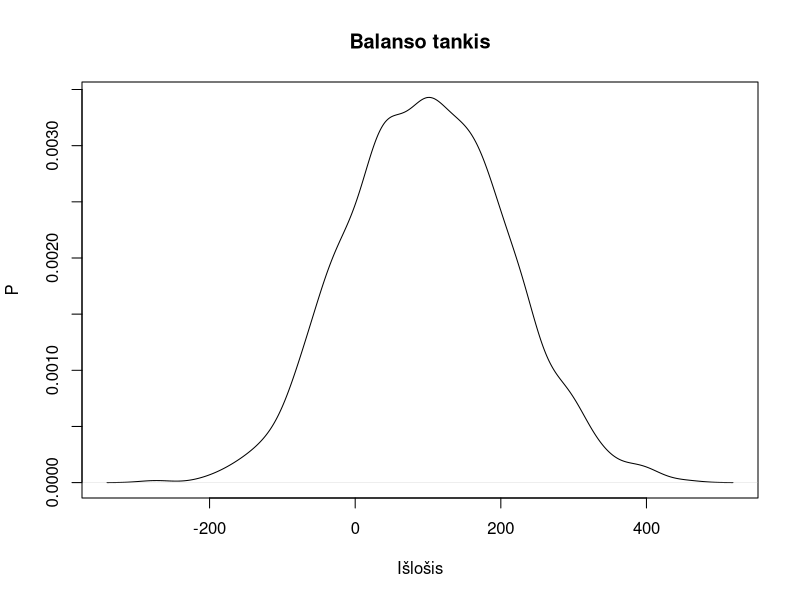

Recreate this plot in R.
## ---- chunk 1
pinigu_balansas <- function(n) {
  sum(sample(c(12,-10), n, replace=TRUE))
}
## ---- chunk 2
eksperimentu_tikimybes <- function(n) {
  mean(replicate(10^5, pinigu_balansas(n))>0)
}

eksperimentu_tikimybes(1)
eksperimentu_tikimybes(2)
eksperimentu_tikimybes(5)
eksperimentu_tikimybes(10)
eksperimentu_tikimybes(20)
eksperimentu_tikimybes(100)
## ---- chunk 3
simuliacija <- replicate(1000, pinigu_balansas(100)) 
quantile(simuliacija, 0.025)
quantile(simuliacija, 0.975)

plot(density(simuliacija), main = "Balanso tankis", xlab = "Išlošis", ylab = "P")
